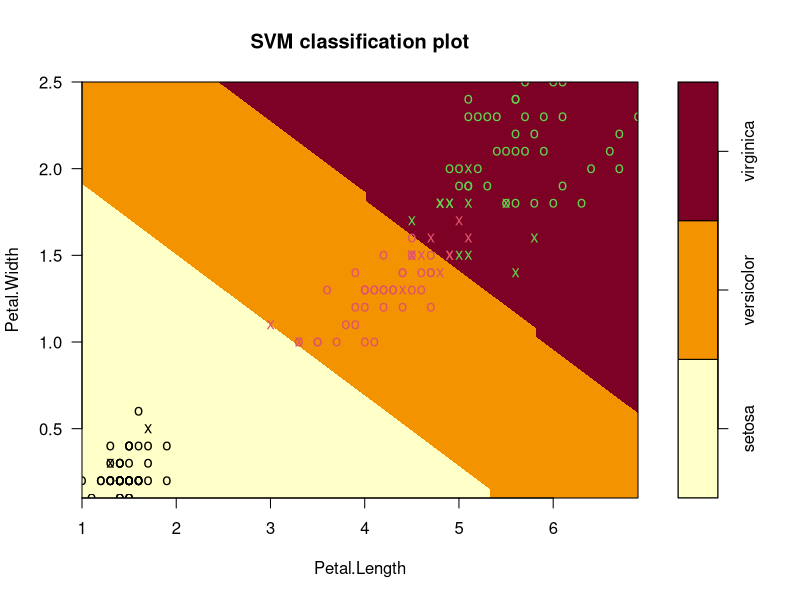
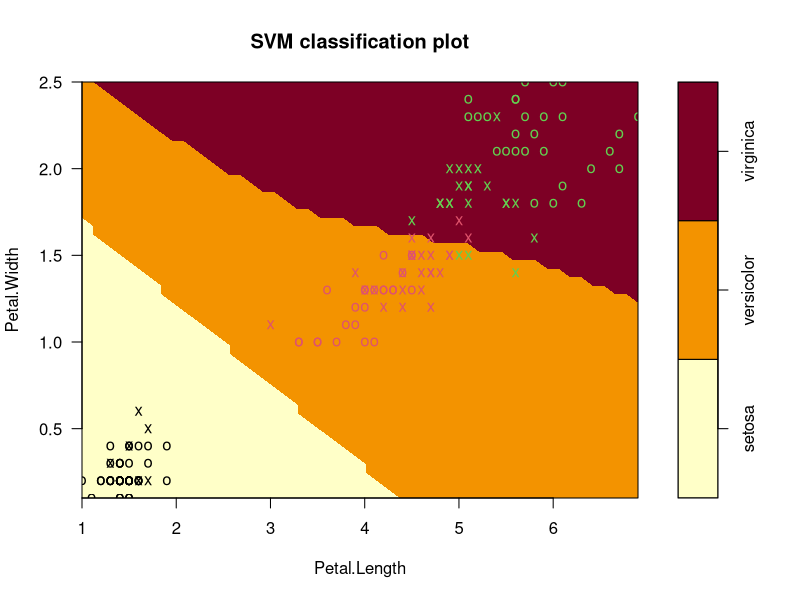
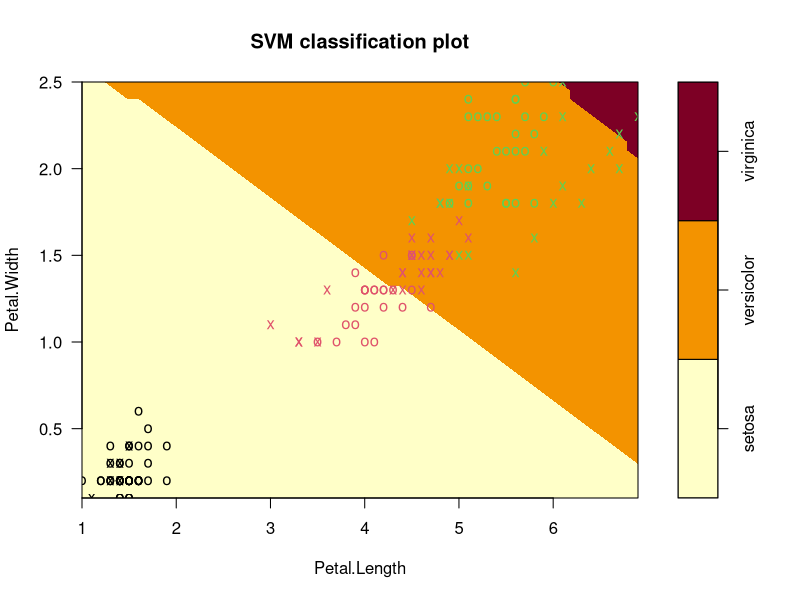

Recreate these plots in R, in order.
## ---- chunk 1
library(e1071)
data(iris)
## ---- chunk 2
#x---feature variable, data except iris 5th column (Species)
x = iris[,-5]

#y---outcome variable, data in iris 5th column
y = iris[,5]

#build svm model
m = svm(x,y,kernel = "radial", gamma = if(is.vector(x)) 1 else 1/ncol(x))
## ---- chunk 3
summary(m)
## ---- chunk 4
#conform the sample characteristic matrix used for prediction
x = iris[,1:4]
pred = predict(m,x)
table(pred,y)
## ---- chunk 5
#Tune to find the best gamma and cost
st = tune(svm, train.x=x, train.y=y, kernel="radial", ranges=list(cost=10^(-1:2), gamma=c(.5,1,2)))
print(st)
newm <- svm(Species ~ ., data=iris, kernel="radial", cost=1, gamma=0.5)
summary(newm)
## ---- chunk 6
pred <- predict(newm,x)
table(pred,y)
## ---- chunk 7
#x---feature variable, data except iris 5th column (Species)
x = iris[,-5]
#y---outcome variable, data in iris 5th column
y = iris[,5]
## ---- chunk 8

#model1: weight for each category is the same (equal to the #1 model)
model1 = svm(x,y)
pred1 = predict(model1,x)
table(pred1,y)
## ---- chunk 9
#model2: weight for versicolor and virginica * 200
weight = c(1,200,200)
names(weight) = c("setosa","versicolor","virginica")
model2 = svm(x,y,class.weights = weight)
pred2 = predict(model2,x)
table(pred2,y)
summary(model2)
## ---- chunk 10
#model3: weight for versicolor and virginica * 500
weight = c(1,500,500)
names(weight) = c("setosa","versicolor","virginica")
model3 = svm(x,y,class.weights = weight)
pred3 = predict(model3,x)
table(pred3,y)
## ---- chunk 11
model4 = svm(Species~., data = iris, kernel = 'linear')
summary(model4)
plot(model4, 
     data = iris,
     Petal.Width ~ Petal.Length,
     slice = list(Sepal.Width = 3, Sepal.Length = 4))

# predict
pred4 = predict(model4, iris)
summary(pred4)
#confusion matrix
table(pred4,y)
## ---- chunk 12
model5 = svm(Species~., data = iris, kernel = 'polynomial')
summary(model5)
plot(model5, 
     data = iris,
     Petal.Width ~ Petal.Length,
     slice = list(Sepal.Width = 3, Sepal.Length = 4))

# predict
pred5 = predict(model5, iris)
#summary(model5)
#confusion matrix
table(pred5,y)
## ---- chunk 13
model6 = svm(Species~., data = iris, kernel = 'sigmoid')
summary(model6)
plot(model6, 
     data = iris,
     Petal.Width ~ Petal.Length,
     slice = list(Sepal.Width = 3, Sepal.Length = 4))

# predict
pred6 = predict(model6, iris)
#summary(model6)
#confusion matrix
table(pred6,y)
